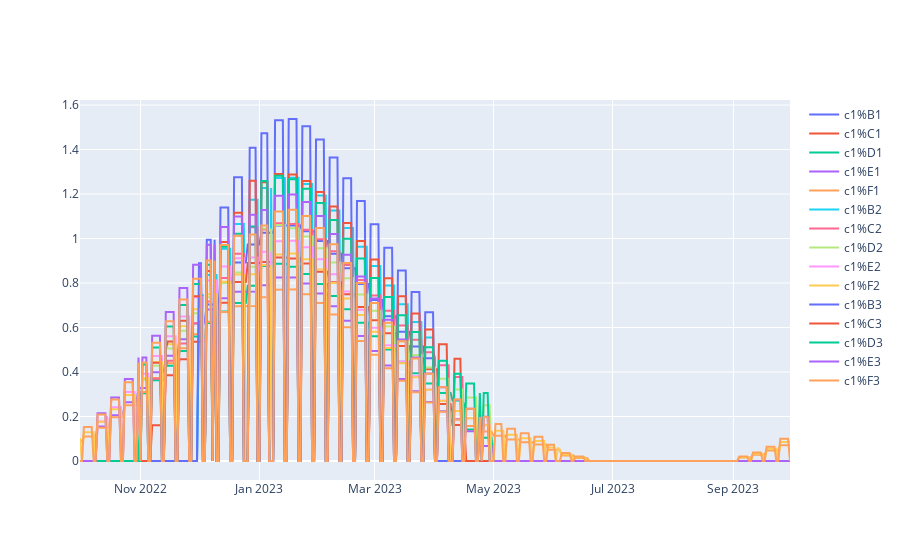

Notebook code for this chart:
### Markdown cell above
## C1

### Code cell
import plotly.graph_objects as go
# Create traces
fig = go.Figure()

c1_columns = df.columns[df.columns.str.contains('c1')]

for c1_col in c1_columns:
    fig.add_trace(
        go.Scatter(
            x=df['date'], 
            y=df[c1_col],
            mode='lines',
            name=c1_col
        )
    )

fig.show()

### Figure 1 — Plotly figure (JSON) as saved in the notebook; plotly's stock layout.template omitted (floating-point values rounded to 4 significant figures; data arrays with more than 128 entries replaced by an {"elided": "..."} marker saying what was removed)
{"data": [{"mode": "lines", "name": "c1%B1", "type": "scatter", "x": {"elided": "365 str values"}, "y": {"elided": "365 float values"}}, {"mode": "lines", "name": "c1%C1", "type": "scatter", "x": {"elided": "365 str values"}, "y": {"elided": "365 float values"}}, {"mode": "lines", "name": "c1%D1", "type": "scatter", "x": {"elided": "365 str values"}, "y": {"elided": "365 float values"}}, {"mode": "lines", "name": "c1%E1", "type": "scatter", "x": {"elided": "365 str values"}, "y": {"elided": "365 float values"}}, {"mode": "lines", "name": "c1%F1", "type": "scatter", "x": {"elided": "365 str values"}, "y": {"elided": "365 float values"}}, {"mode": "lines", "name": "c1%B2", "type": "scatter", "x": {"elided": "365 str values"}, "y": {"elided": "365 float values"}}, {"mode": "lines", "name": "c1%C2", "type": "scatter", "x": {"elided": "365 str values"}, "y": {"elided": "365 float values"}}, {"mode": "lines", "name": "c1%D2", "type": "scatter", "x": {"elided": "365 str values"}, "y": {"elided": "365 float values"}}, {"mode": "lines", "name": "c1%E2", "type": "scatter", "x": {"elided": "365 str values"}, "y": {"elided": "365 float values"}}, {"mode": "lines", "name": "c1%F2", "type": "scatter", "x": {"elided": "365 str values"}, "y": {"elided": "365 float values"}}, {"mode": "lines", "name": "c1%B3", "type": "scatter", "x": {"elided": "365 str values"}, "y": {"elided": "365 float values"}}, {"mode": "lines", "name": "c1%C3", "type": "scatter", "x": {"elided": "365 str values"}, "y": {"elided": "365 float values"}}, {"mode": "lines", "name": "c1%D3", "type": "scatter", "x": {"elided": "365 str values"}, "y": {"elided": "365 float values"}}, {"mode": "lines", "name": "c1%E3", "type": "scatter", "x": {"elided": "365 str values"}, "y": {"elided": "365 float values"}}, {"mode": "lines", "name": "c1%F3", "type": "scatter", "x": {"elided": "365 str values"}, "y": {"elided": "365 float values"}}], "layout": {}}
